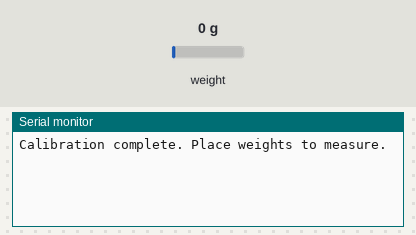
The sketch below on a simulated Arduino Uno, built with avr-gcc and run on an emulated ATmega328P. Shown: the last lines printed to the serial monitor. Inputs (shaded band) come from the test bench; at power-on: weight on the scale 0 g.

Above: at 2.2 s.
2.3 s: weight on the scale set to 100 g
At 4.7 s:
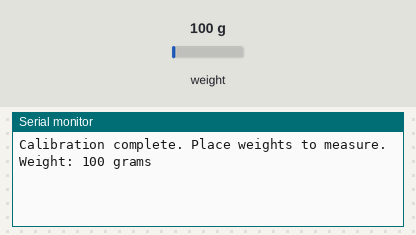
9.0 s: weight on the scale set to 1250 g
At 12.1 s:
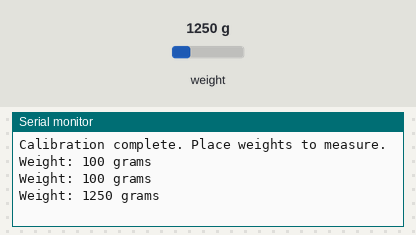

Measured:
- after the input at 2.3 s, the serial monitor: prints a new line after 1.9 s (image 1)
- after the input at 9.0 s, the serial monitor: prints a new line after 1.8 s (image 2)

The sketch:

sketch_aug16c.ino
```cpp
#include <HX711.h>

const int DOUT_PIN = 0;  // Data pin
const int SCK_PIN = 1;   // Clock pin

HX711 scale;
float scaleFactor = 335.2;  // Replace with your calculated scale factor

void setup() {
  Serial.begin(460800);
  scale.begin(DOUT_PIN, SCK_PIN);
  scale.set_scale(scaleFactor); // Set the calculated scale factor
  scale.tare();  // Reset the scale to 0
  Serial.println("Calibration complete. Place weights to measure.");
}

void loop()
 {
  if (scale.is_ready()) {
    long reading = scale.get_units(32); // Average of 10 readings
       // Convert negative readings to positive
    Serial.print("Weight: ");
    Serial.print(reading);
    Serial.println(" grams");  // Adjust units if necessary
  } else {
    Serial.println("HX711 not reading lower baud rate.");
  }
  delay(100); // Delay for a bit
}
```
